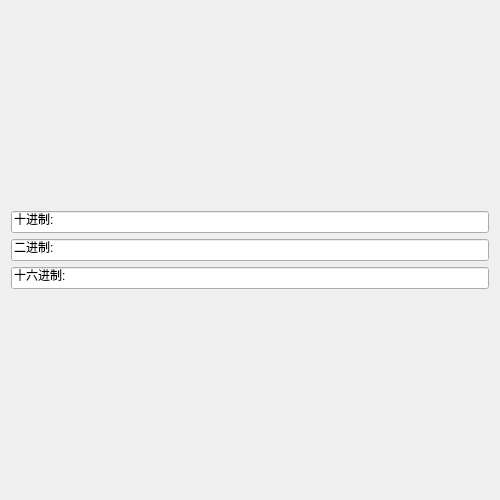
<?xml version="1.0" encoding="UTF-8"?>
<ui version="4.0">
 <class>Form</class>
 <widget class="QWidget" name="Form">
  <property name="geometry">
   <rect>
    <x>0</x>
    <y>0</y>
    <width>500</width>
    <height>500</height>
   </rect>
  </property>
  <property name="windowTitle">
   <string>Form</string>
  </property>
  <layout class="QGridLayout" name="gridLayout_2">
   <item row="0" column="0">
    <layout class="QGridLayout" name="gridLayout">
     <item row="1" column="0">
      <widget class="QLineEdit" name="lineEdit2">
       <property name="text">
        <string>二进制:</string>
       </property>
      </widget>
     </item>
     <item row="0" column="0">
      <widget class="QLineEdit" name="lineEdit1">
       <property name="text">
        <string>十进制:</string>
       </property>
      </widget>
     </item>
     <item row="2" column="0">
      <widget class="QLineEdit" name="lineEdit3">
       <property name="text">
        <string>十六进制:</string>
       </property>
      </widget>
     </item>
    </layout>
   </item>
  </layout>
 </widget>
 <resources/>
 <connections/>
</ui>
